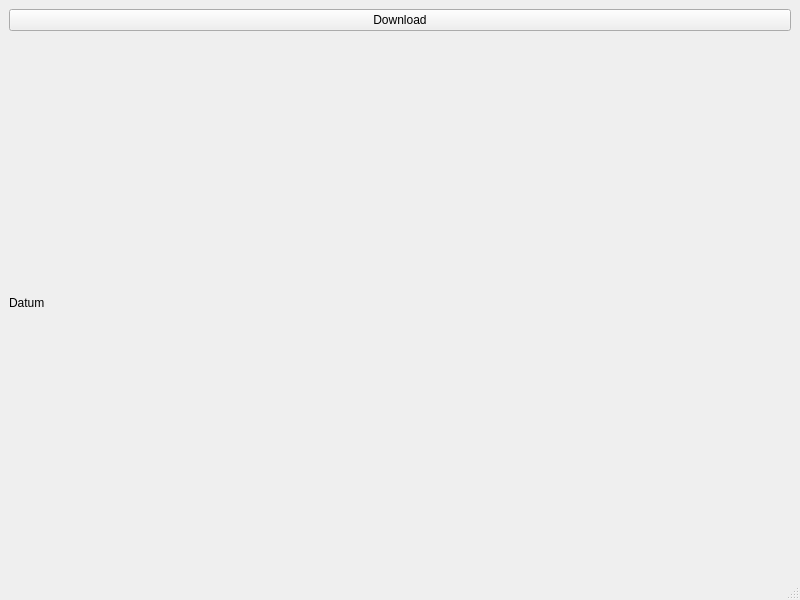
<?xml version="1.0" encoding="UTF-8"?>
<ui version="4.0">
 <class>MainWindow</class>
 <widget class="QMainWindow" name="MainWindow">
  <property name="geometry">
   <rect>
    <x>0</x>
    <y>0</y>
    <width>800</width>
    <height>600</height>
   </rect>
  </property>
  <property name="windowTitle">
   <string>MainWindow</string>
  </property>
  <widget class="QWidget" name="centralwidget">
   <layout class="QVBoxLayout" name="verticalLayout">
    <item>
     <widget class="QPushButton" name="pushButton">
      <property name="text">
       <string>Download</string>
      </property>
     </widget>
    </item>
    <item>
     <widget class="QLabel" name="label">
      <property name="text">
       <string>Datum</string>
      </property>
     </widget>
    </item>
   </layout>
  </widget>
  <widget class="QMenuBar" name="menubar">
   <property name="geometry">
    <rect>
     <x>0</x>
     <y>0</y>
     <width>800</width>
     <height>29</height>
    </rect>
   </property>
  </widget>
  <widget class="QStatusBar" name="statusbar"/>
 </widget>
 <resources/>
 <connections/>
</ui>
